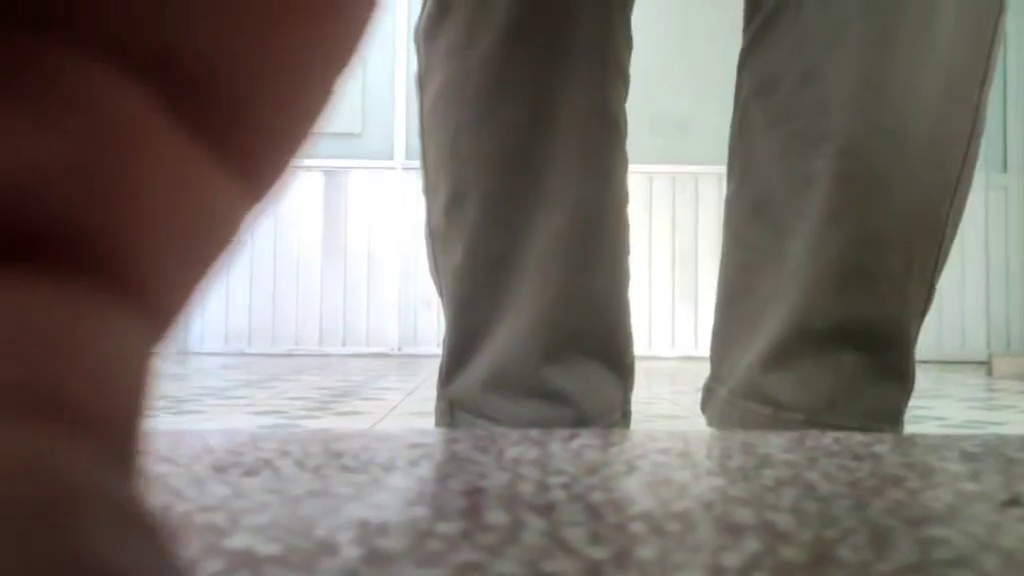
#> input picture frame 62 of test/test2.mp4, 1024 x 576 px
$ python main.py
#> lines starting #> are read from the running program, lines starting #| are printed output that depends on the picture
import cv2
import numpy as np
import os
from datetime import datetime

# Create directories to store images
if not os.path.exists('data/up_move'):
    os.makedirs('data/up_move')
if not os.path.exists('data/down_move'):
    os.makedirs('data/down_move')

# Capturing the video file 0 for videocam else you can provide the url
video_path = "/Users/admin/Downloads/test2.mp4"
capture = cv2.VideoCapture(video_path)

# Reading the first frame
_, frame1 = capture.read()
#> frame1 is the input picture: shape (576, 1024, 3); mean B, G, R 109.6, 115.4, 121.3
# Convert to gray scale
prvs = cv2.cvtColor(frame1, cv2.COLOR_BGR2GRAY)
# Create mask
hsv_mask = np.zeros_like(frame1)
# Make image saturation to a maximum value
hsv_mask[..., 1] = 255

# Flag for pause/resume
pause = False

while True:
    if not pause:
        _, frame2 = capture.read()
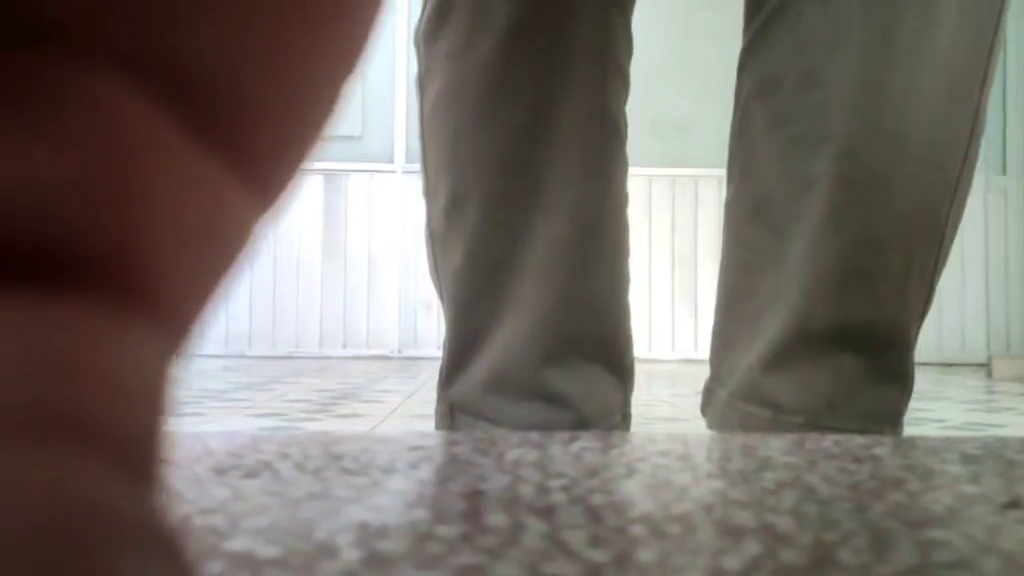
#> input picture frame 63 of test/test2.mp4, 1024 x 576 px
#> frame2 is the input picture: shape (576, 1024, 3); mean B, G, R 106.8, 112.7, 119.4
        if frame2 is None:
            break

        next = cv2.cvtColor(frame2, cv2.COLOR_BGR2GRAY)
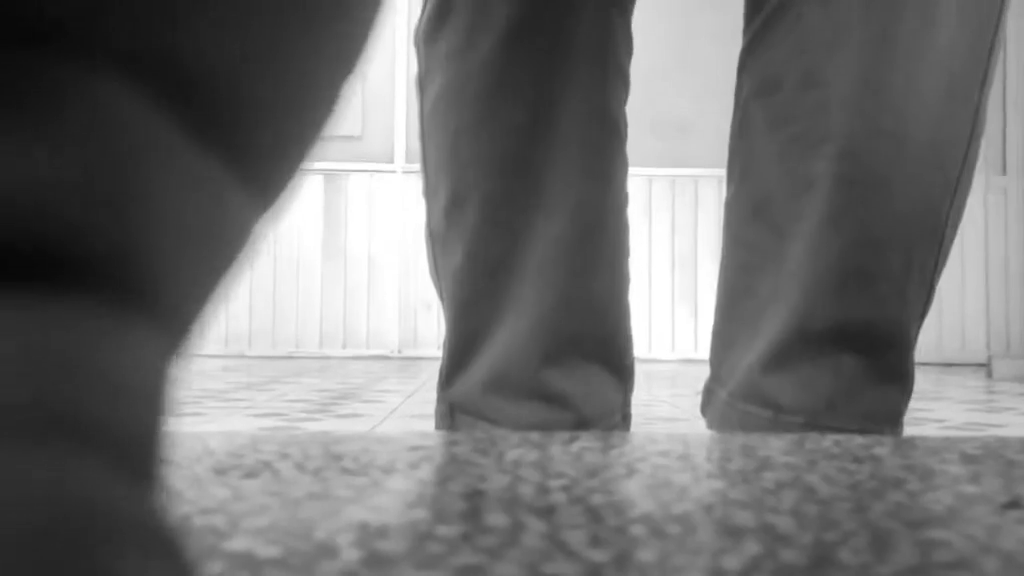
#> next: shape (576, 1024); min 7, max 255, mean 114

        # Optical flow is now calculated
        flow = cv2.calcOpticalFlowFarneback(prvs, next, None, 0.5, 3, 15, 3, 5, 1.2, 0)
        # Compute magnitude and angle of 2D vector
        mag, ang = cv2.cartToPolar(flow[..., 0], flow[..., 1])
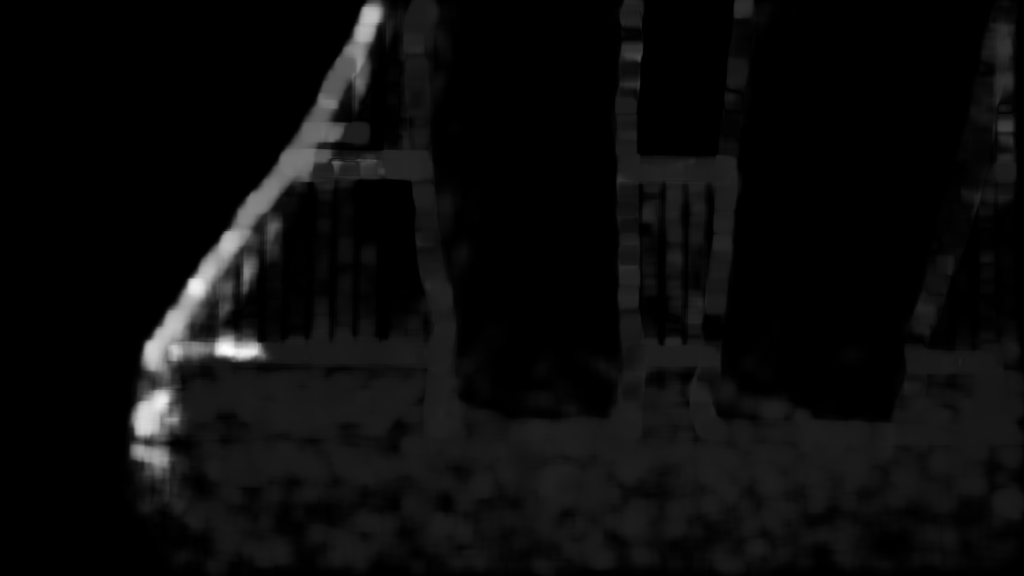
#> mag: shape (576, 1024) float32; min 3.9e-18, max 23.67, mean 1.1; drawn with min black and max white
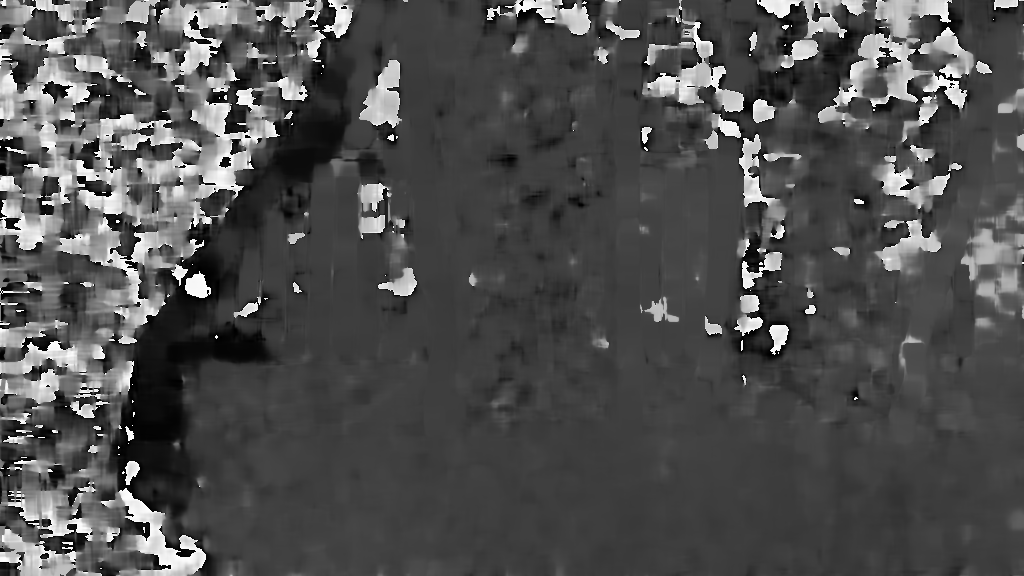
#> ang: shape (576, 1024) float32; min 3.02e-06, max 6.28, mean 1.95; drawn with min black and max white
        # Set image hue value according to the angle of optical flow
        hsv_mask[..., 0] = ang * 180 / np.pi / 2
        # Set value as per the normalized magnitude of optical flow
        hsv_mask[..., 2] = cv2.normalize(mag, None, 0, 255, cv2.NORM_MINMAX)
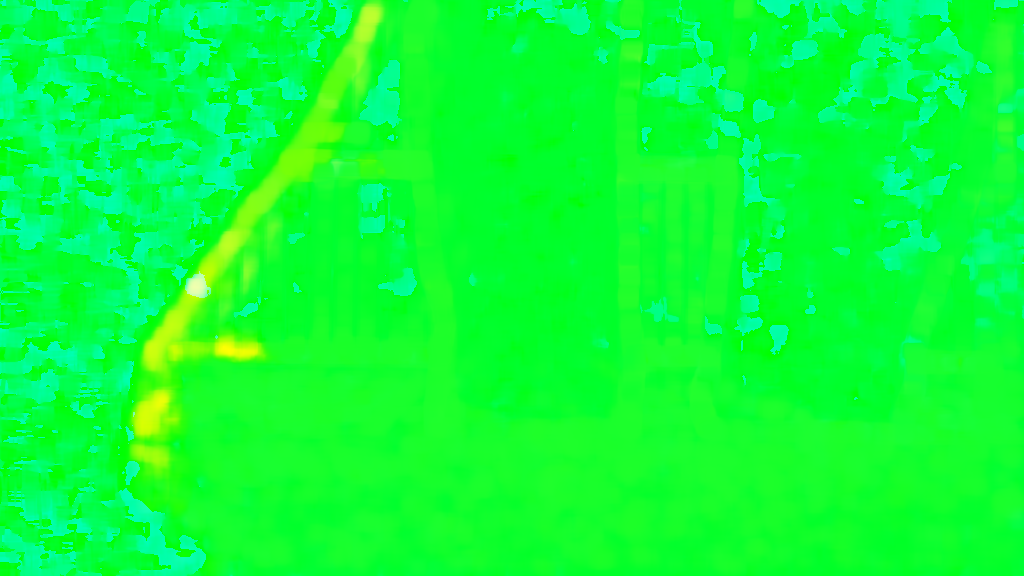
#> hsv_mask: shape (576, 1024, 3); mean of channels 0, 1, 2 55.4, 255, 11.7; drawn as B, G, R
        # Convert to rgb
        rgb_representation = cv2.cvtColor(hsv_mask, cv2.COLOR_HSV2BGR)
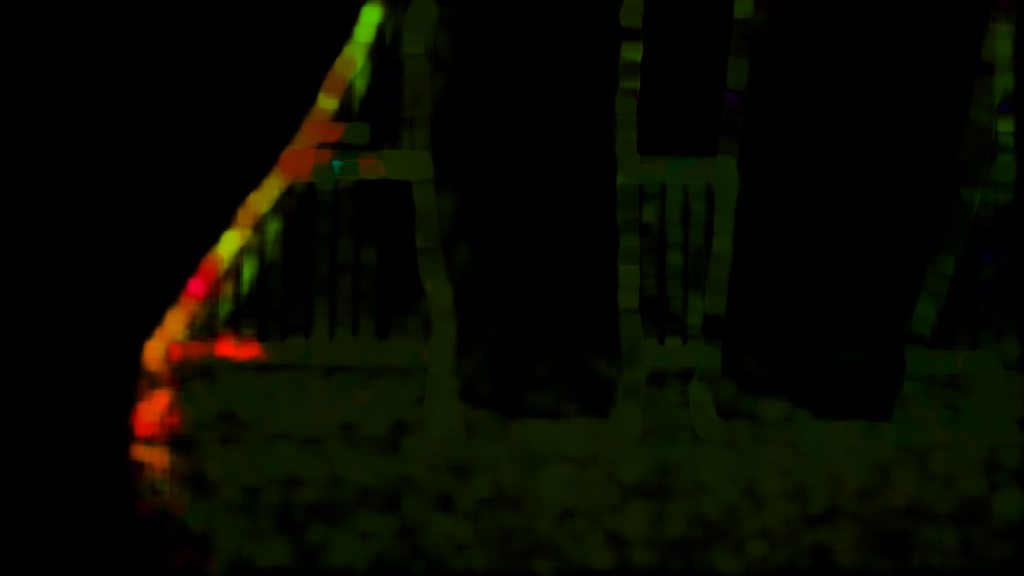
#> rgb_representation: shape (576, 1024, 3); mean B, G, R 0.1, 9.3, 7.6

        combined_frame = np.hstack((frame2, rgb_representation))
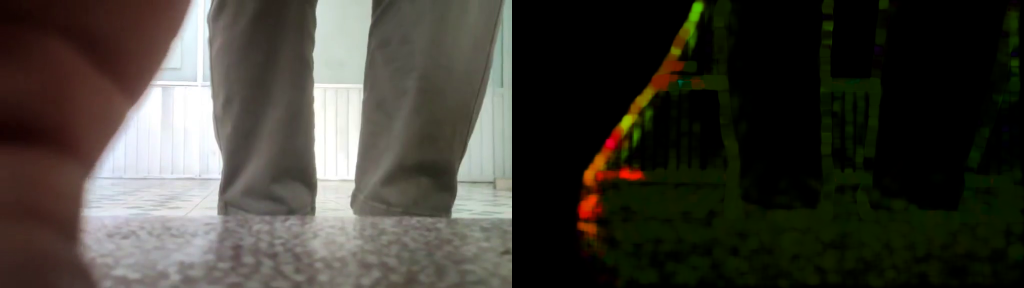
#> combined_frame: shape (576, 2048, 3) (shown at 1/2 size); mean B, G, R 53.4, 61, 63.5
        cv2.imshow('Original vs Optical Flow', combined_frame)

    kk = cv2.waitKey(30) & 0xFF
#> (key q is pressed here)

    # Press 'e' to exit the video
    if kk == ord('q'):
        break
    # Press 'p' to pause/resume
    elif kk == ord('p'):
        pause = not pause
    # Press up arrow to save current frame to directory data/up_move
    elif kk == ord('u'):  # Up arrow key
        filename = f"data/up_move/{datetime.now().strftime('%Y%m%d%H%M%S')}.png"
        cv2.imwrite(filename, rgb_representation)
        print(f"Saved frame as {filename}")
    # Press down arrow to save current frame to directory data/down_move
    elif kk == ord('d'):  # Down arrow key
        filename = f"data/down_move/{datetime.now().strftime('%Y%m%d%H%M%S')}.png"
        cv2.imwrite(filename, rgb_representation)
        print(f"Saved frame as {filename}")

    prvs = next

capture.release()
cv2.destroyAllWindows()

$ run again, starting later in the video
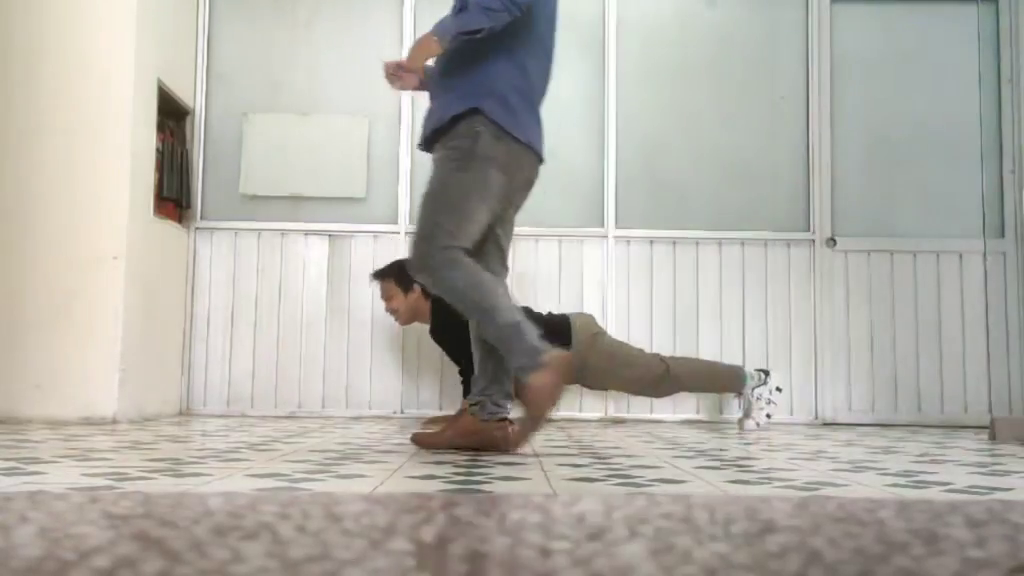
#> input picture frame 281 of test/test2.mp4, 1024 x 576 px
#> frame1 is the input picture: shape (576, 1024, 3); mean B, G, R 169.4, 176.8, 179.3
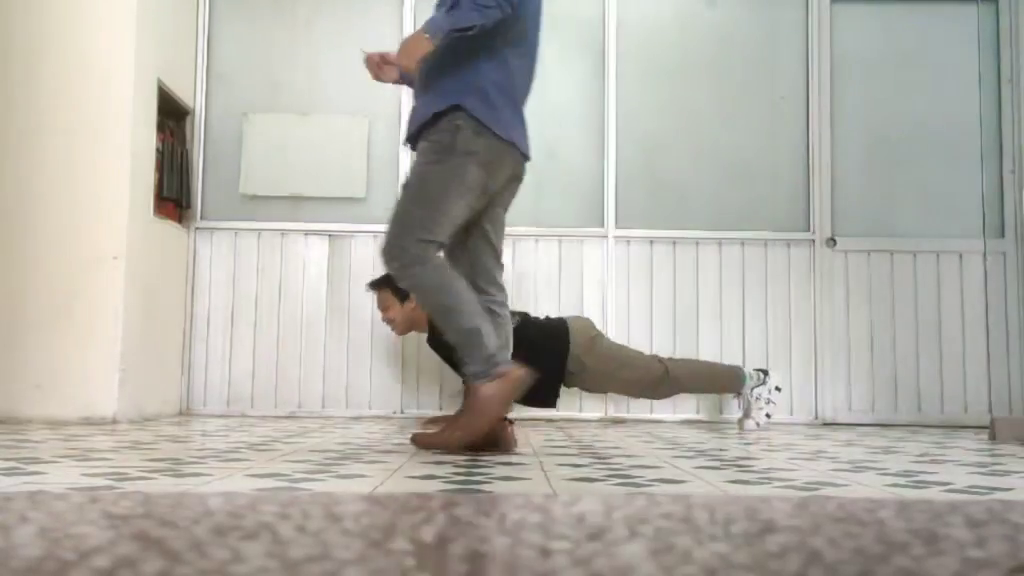
#> input picture frame 282 of test/test2.mp4, 1024 x 576 px
#> frame2 is the input picture: shape (576, 1024, 3); mean B, G, R 168.8, 176.4, 178.9
#> `combined_frame = np.hstack((frame2, rgb_representation))`:
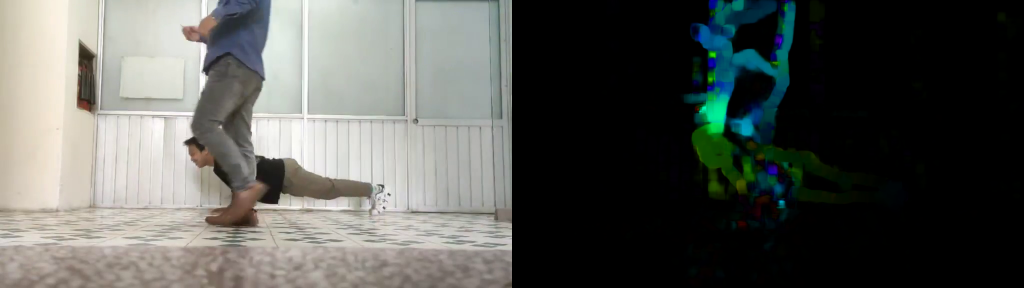
#> combined_frame: shape (576, 2048, 3) (shown at 1/2 size); mean B, G, R 87.5, 91.7, 89.8
